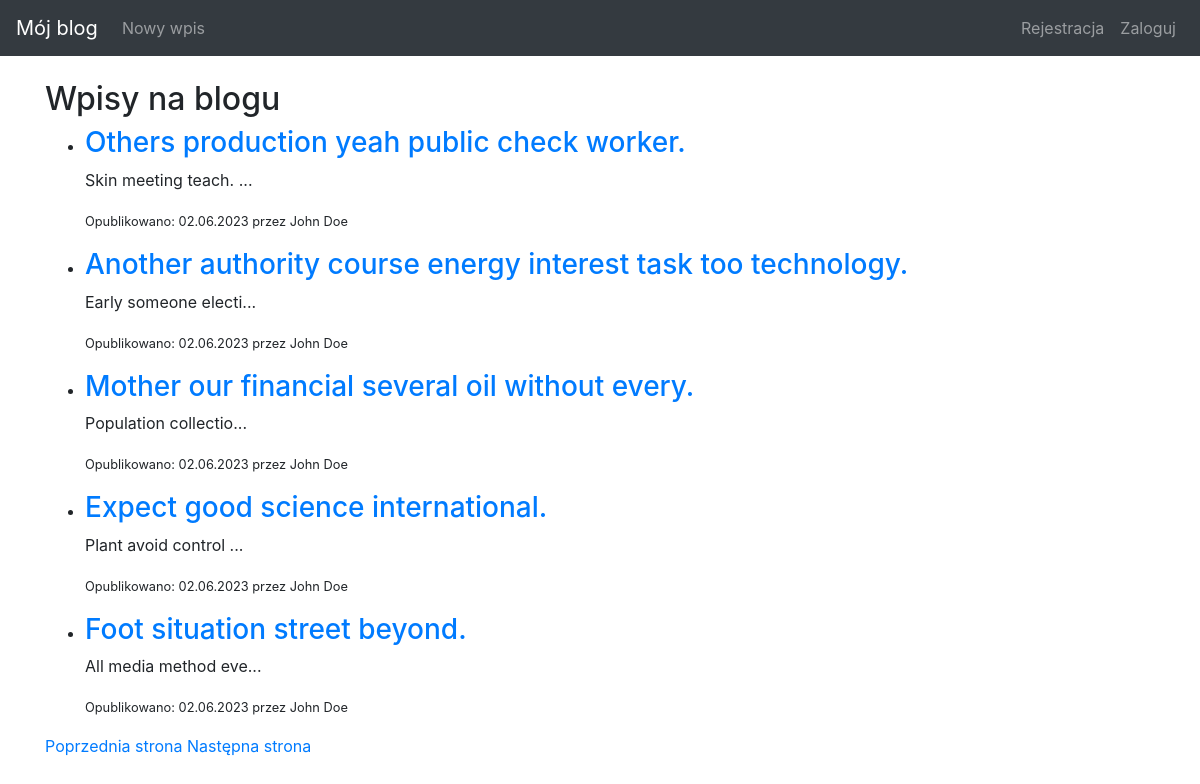
Page /page/3 on the committed database.
### blog/models.py (models this page shows, shortened)
class Entry(db.Model):
    id = db.Column(db.Integer, primary_key=True)
    title = db.Column(db.String(80), nullable=False)
    body = db.Column(db.Text, nullable=False)
    pub_date = db.Column(db.DateTime, nullable=False, default=datetime.datetime.utcnow)
    is_published = db.Column(db.Boolean, default=False)
    user_id = db.Column(db.Integer, db.ForeignKey('user.id'))
    author = db.relationship('User', backref='posts')
    def get_absolute_url(self):
        return url_for('entry_detail', entry_id=self.id)

class User(UserMixin, db.Model):
    id = db.Column(db.Integer, primary_key=True)
    name = db.Column(db.String(50), nullable=False)
    email = db.Column(db.String(120), unique=True, nullable=False)
    password_hash = db.Column(db.String(128))
    reset_password_token = db.Column(db.String(128))

### blog/routes.py (the view)
@app.route('/', defaults={'page': 1})
@app.route('/page/<int:page>')
def index(page):
    PER_PAGE = 5
    entries = Entry.query.order_by(Entry.pub_date.desc()).paginate(page=page, per_page=PER_PAGE, error_out=False)
    return render_template('entries.html', entries=entries)

### blog/templates/entries.html
{% extends "base.html" %}
{% block content %}
<h2>Wpisy na blogu</h2>
<ul>
{% for entry in entries.items %}
    <li>
        {% if entry.is_published %}
            <h3><a href="{{ entry.get_absolute_url() }}">{{ entry.title }}</a></h3>
            <p>{{ entry.body[:20] }}{% if entry.body|length > 20 %}...{% endif %}</p>
            <p><small>Opublikowano: {{ entry.pub_date.strftime('%d.%m.%Y') }} przez {{ entry.author.name }}</small></p>
            {% else %}
            <h3><a href="{{ entry.get_absolute_url() }}">{{ entry.title }}</a></h3>
            <p><small>Wpis czeka na publikację</small></p>
            {% endif %}
    </li>
{% endfor %}
</ul>
<div>
{% if entries.has_prev %}
    <a href="{{ url_for('index', page=entries.prev_num) }}">Poprzednia strona</a>
{% endif %}
{% if entries.has_next %}
    <a href="{{ url_for('index', page=entries.next_num) }}">Następna strona</a>
{% endif %}
</div>
{% endblock %}

### blog/templates/base.html (style rules this page uses)
body { padding-top: 5rem; }

### rows in the picture
Entry: title "Others production yeah public check worker.", body "Skin meeting teach.", pub_date "02.06.2023", author.name "John Doe"
Entry: title "Another authority course energy interest task too technology.", body "Early someone electi", pub_date "02.06.2023", author.name "John Doe"
Entry: title "Mother our financial several oil without every.", body "Population collectio", pub_date "02.06.2023", author.name "John Doe"
Entry: title "Expect good science international.", body "Plant avoid control", pub_date "02.06.2023", author.name "John Doe"
Entry: title "Foot situation street beyond.", body "All media method eve", pub_date "02.06.2023", author.name "John Doe"
